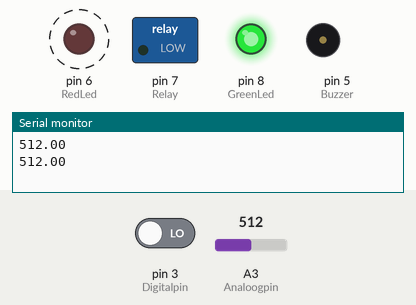
Recording of a sketch running on a simulated Arduino Uno, built with avr-gcc and run on an emulated ATmega328P. Parts: switched loads named in the sketch (green lamp = pin HIGH), output pins drawn as LEDs (lit = HIGH), buzzer (waves = sounding), the last lines printed to the serial monitor. Dashed ring = blinking. The inputs (shaded band) are chosen by the test bench; at power-on: pin 3 (Digitalpin) LOW, A3 (Analoogpin) = 512. Pins used as bus, display or sensor lines are not drawn.

Above: at 1.8 s.
1.9 s: pin 3 (Digitalpin) driven HIGH
At 2.9 s:
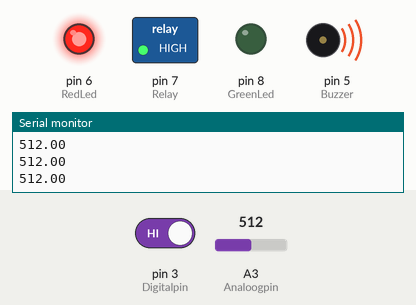
At 4.02 s:
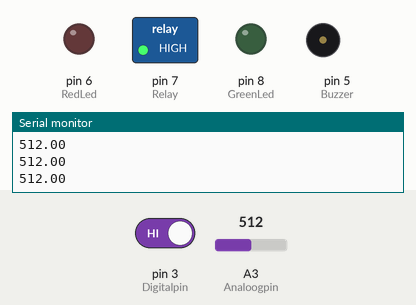
5.4 s: pin 3 (Digitalpin) driven LOW
At 7.6 s:
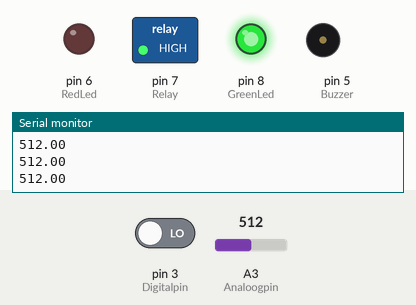
Timing chart, 0 to 15.5 s (numbered marks = the images above; inputs shaded):
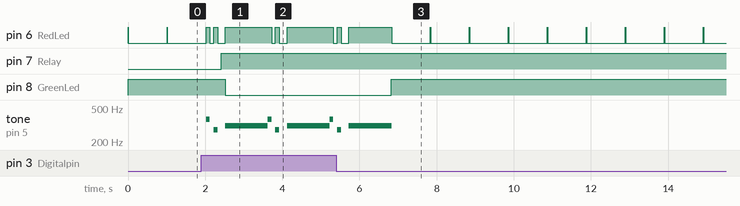

Measured:
- after the input at 1.9 s, pin 7 (Relay): LOW → HIGH after 0.52 s; pin 8 (GreenLed): HIGH → LOW after 0.62 s; tone on pin 5 (Buzzer): silent → 369 Hz after 0.12 s, then repeats every 1.6 s: silent 0.10 s, 277 Hz 0.10 s, silent 0.20 s, 311 Hz 1.1 s, 369 Hz 0.10 s
- after the input at 5.4 s, pin 8 (GreenLed): LOW → HIGH after 1.4 s

The sketch:

relay-flame.ino
```cpp
//Author Danny van den Brande. arduinosensors.nl, also check out my forum to find more info and example codes for most common sensors @ forum.arduinosensors.nl
//Do whatever you want with this.
// What can you do with this? you can turn on a sprinkler, or any other device, like a Siren with sound by using the relay.
// Or if you change the code to work the other way arround you can switch of something that works with gas, for example.
int Relay = 7 ; // Pin for relay
int Buzzer = 5; //Pin for buzzer
int RedLed = 6 ;// The pin for the RedLed
int GreenLed = 8 ;
int Digitalpin = 3;
int Analoogpin = A3; // define the flame sensor interface

int val ;// define numeric variables val
float sensor; //read analoog value

// here i set up the tones, you can change them @ void loop.
int tones[] = {261, 277, 293, 311, 329, 349, 369, 392, 415, 440, 466, 493, 523 ,554};
//              1    2    3    4    5    6    7    8    9    10   11   12   13   14
// You can add more tones but i added 14. Just fill in what tone you would like to use, @ void loop you see " tone(Buzzer, tones[12]); " below,  digitalWrite(Buzzer, HIGH);
// here you can change the tones by filling in a number between 1 and 14

void setup ()
{
  Serial.begin(9600);
  pinMode (Relay, OUTPUT) ;
  digitalWrite(Relay, LOW);
  pinMode (Buzzer, OUTPUT) ;
  digitalWrite(Buzzer, LOW);
  pinMode (RedLed, OUTPUT) ;// define RedLed as output interface
  pinMode (GreenLed, OUTPUT) ;
  pinMode (Digitalpin, INPUT) ;//
  pinMode (Analoogpin, INPUT) ;// output interface defines the flame sensor
  //+++++++++++++++++++++++++++++++++++++++++++
  //Part of buzzer tones
  for (int i = 0; i < Buzzer; i++)     {
}

}

void loop ()
{
  sensor = analogRead(Analoogpin);
  Serial.println(sensor);

  val = digitalRead (Digitalpin) ;// digital interface will be assigned a value of 3 to read val
    if (val == HIGH) // When the flame sensor detects a signal, RedLed flashes
  {
    digitalWrite (RedLed, HIGH);
    digitalWrite(Buzzer, HIGH);
    tone(Buzzer, tones[6]);
    delay (100);
    digitalWrite (RedLed, LOW);
    digitalWrite(Buzzer, LOW);
    noTone(Buzzer);
    delay (100);
    digitalWrite (RedLed, HIGH);
    digitalWrite(Buzzer, HIGH);
    tone(Buzzer, tones[1]);
    delay (100);
    digitalWrite (RedLed, LOW);
    digitalWrite(Buzzer, LOW);
    noTone(Buzzer);
    delay (100);
    digitalWrite(Relay, HIGH);
// Set relay to LOW if you want the alarm to switch off a device, setting the device to HIGH will turn on a device for example a sprinkler
// Then un-Comment //  digitalWrite(Relay, HIGH); at the else statement at the bodem of the code.
    delay (100);
    digitalWrite (RedLed, HIGH);
    digitalWrite (GreenLed, LOW);
    digitalWrite(Buzzer, HIGH);
    tone(Buzzer, tones[3]);
    delay (100);
  }
  else
  {
    digitalWrite (GreenLed, HIGH);
    digitalWrite (RedLed, HIGH);
    delay(10);
    digitalWrite (RedLed, LOW);
    digitalWrite(Buzzer, HIGH);
    noTone(Buzzer);
//  digitalWrite(Relay, HIGH); Uncomment if you want the alarm to switch off a device, when flames are detected.
//  for example something that works with gas.
  }
  delay(1000);
}
```
